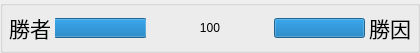
       <widget class="QGroupBox" name="Turn_Group">
        <property name="minimumSize">
         <size>
          <width>0</width>
          <height>0</height>
         </size>
        </property>
        <property name="maximumSize">
         <size>
          <width>16777215</width>
          <height>48</height>
         </size>
        </property>
        <layout class="QHBoxLayout" name="horizontalLayout_12">
         <property name="spacing">
          <number>4</number>
         </property>
         <property name="leftMargin">
          <number>6</number>
         </property>
         <property name="topMargin">
          <number>6</number>
         </property>
         <property name="rightMargin">
          <number>6</number>
         </property>
         <property name="bottomMargin">
          <number>6</number>
         </property>
         <item>
          <widget class="QLabel" name="WinnerLabel">
           <property name="maximumSize">
            <size>
             <width>16777215</width>
             <height>32</height>
            </size>
           </property>
           <property name="font">
            <font>
             <family>HGP創英角ｺﾞｼｯｸUB</family>
             <pointsize>16</pointsize>
             <italic>false</italic>
             <bold>false</bold>
            </font>
           </property>
           <property name="styleSheet">
            <string notr="true">border: 0pt</string>
           </property>
           <property name="text">
            <string>勝者</string>
           </property>
           <property name="alignment">
            <set>Qt::AlignCenter</set>
           </property>
          </widget>
         </item>
         <item>
          <widget class="QProgressBar" name="TimeBar_A">
           <property name="sizePolicy">
            <sizepolicy hsizetype="Preferred" vsizetype="Fixed">
             <horstretch>0</horstretch>
             <verstretch>0</verstretch>
            </sizepolicy>
           </property>
           <property name="minimumSize">
            <size>
             <width>0</width>
             <height>0</height>
            </size>
           </property>
           <property name="maximumSize">
            <size>
             <width>16777215</width>
             <height>20</height>
            </size>
           </property>
           <property name="sizeIncrement">
            <size>
             <width>0</width>
             <height>0</height>
            </size>
           </property>
           <property name="baseSize">
            <size>
             <width>0</width>
             <height>0</height>
            </size>
           </property>
           <property name="value">
            <number>100</number>
           </property>
           <property name="textVisible">
            <bool>false</bool>
           </property>
           <property name="invertedAppearance">
            <bool>true</bool>
           </property>
          </widget>
         </item>
         <item>
          <widget class="QLabel" name="TurnLabel">
           <property name="sizePolicy">
            <sizepolicy hsizetype="Preferred" vsizetype="Fixed">
             <horstretch>0</horstretch>
             <verstretch>0</verstretch>
            </sizepolicy>
           </property>
           <property name="minimumSize">
            <size>
             <width>120</width>
             <height>0</height>
            </size>
           </property>
           <property name="maximumSize">
            <size>
             <width>120</width>
             <height>48</height>
            </size>
           </property>
           <property name="styleSheet">
            <string notr="true">font: 20pt &quot;.SF NS Text&quot;;</string>
           </property>
           <property name="text">
            <string>100</string>
           </property>
           <property name="alignment">
            <set>Qt::AlignCenter</set>
           </property>
          </widget>
         </item>
         <item>
          <widget class="QProgressBar" name="TimeBar_B">
           <property name="sizePolicy">
            <sizepolicy hsizetype="Preferred" vsizetype="Fixed">
             <horstretch>0</horstretch>
             <verstretch>0</verstretch>
            </sizepolicy>
           </property>
           <property name="minimumSize">
            <size>
             <width>0</width>
             <height>0</height>
            </size>
           </property>
           <property name="maximumSize">
            <size>
             <width>16777215</width>
             <height>20</height>
            </size>
           </property>
           <property name="sizeIncrement">
            <size>
             <width>0</width>
             <height>0</height>
            </size>
           </property>
           <property name="baseSize">
            <size>
             <width>0</width>
             <height>0</height>
            </size>
           </property>
           <property name="styleSheet">
            <string notr="true"/>
           </property>
           <property name="value">
            <number>100</number>
           </property>
           <property name="textVisible">
            <bool>false</bool>
           </property>
          </widget>
         </item>
         <item>
          <widget class="QLabel" name="ResultLabel">
           <property name="maximumSize">
            <size>
             <width>16777215</width>
             <height>32</height>
            </size>
           </property>
           <property name="font">
            <font>
             <family>HGS創英角ｺﾞｼｯｸUB</family>
             <pointsize>16</pointsize>
             <italic>false</italic>
             <bold>false</bold>
            </font>
           </property>
           <property name="styleSheet">
            <string notr="true">border: 0pt</string>
           </property>
           <property name="text">
            <string>勝因</string>
           </property>
           <property name="alignment">
            <set>Qt::AlignCenter</set>
           </property>
          </widget>
         </item>
        </layout>
       </widget>
